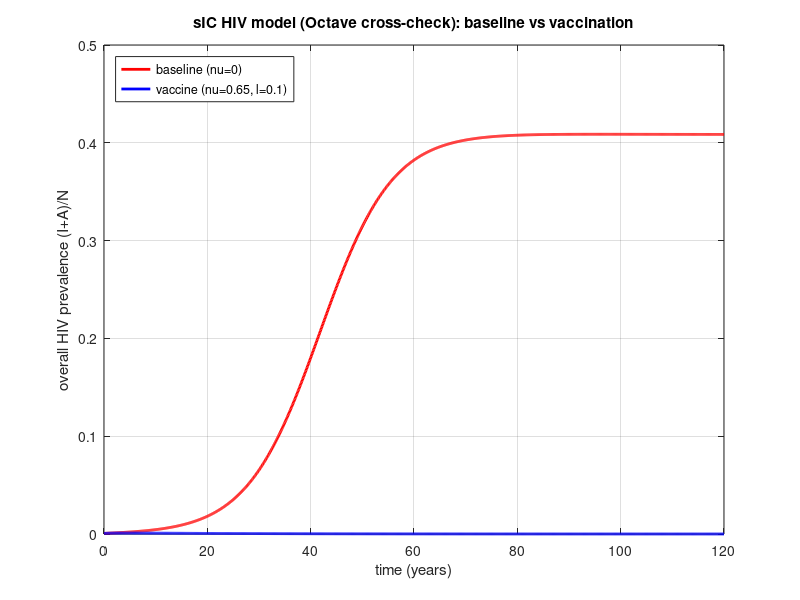

MATLAB code to generate this figure:
% sic_baseline_vaccine.m
% ============================================================================
% Independent GNU Octave cross-check of the Python sIC HIV/AIDS model + vaccine.
%
% Mirrors EXACTLY the Python core in
%   Project/part2_hiv/sic.py
% (Haefner 2005, Modeling Biological Systems 2nd ed., Ch. 15; sIC = simplified
%  Imperial College AIDS model, Eqs 15.5a-f females / 15.7a-f males; force of
%  infection 15.6/15.8; Table 15.2 parameters), extended with a vaccine-
%  Protected compartment P (S -> P -> S take-with-waning).
%
% Modeling choices reproduced verbatim from sic.py:
%   * gamma = 0.1 /yr           (working value -> ~8 yr infectious period,
%                                R0 ~ 2.3, reproduces Fig 15.5; the literal
%                                Table 15.2 gamma=1.16 is sub-threshold).
%   * CONSERVATIVE ageing term xi*A_{.,1} in the AIDS age-2 inflow (NOT the
%                                book's printed xi*I_{.,1}).
%   * FREQUENCY-dependent FOI with P INCLUDED in the partner-pool denominator
%                                (S + I + P, age-2). A (AIDS) excluded.
%   * Cost accumulator V = integral of nu*(S_f2 + S_m2); money = $10 * V.
%   * Seed with INFECTIOUS males I_m2 = 5. The textbook literal seed A_m2 = 5
%                                CANNOT ignite (A excluded from the FOI); this
%                                is documented and demonstrated below.
%
% Runs (i) baseline nu=0 to 120 yr and (ii) vaccination nu=0.65, l=0.1, plots
% overall HIV prevalence for both, prints baseline equilibrium prevalence, and
% confirms vaccination drives prevalence down. Compare against Python:
%     baseline equilibrium prevalence ~ 0.41  (Python: 0.4085, peak 0.4087 @ ~96 yr)
%     vaccine prevalence -> ~0           (Python: ~0.001 peak, 0 at equilibrium)
%     literal A_m2=5-only seed peak     ~ 0.0006 (cannot ignite)
%
% This is an INDEPENDENT re-implementation transcribed from sic.py; it does NOT
% load Python.  Run:   octave sic_baseline_vaccine.m
% ============================================================================
%
% STATE VECTOR LAYOUT (length 15; matches sic.py IDX):
%    1 S_f1   2 S_f2   3 S_m1   4 S_m2
%    5 I_f1   6 I_f2   7 I_m1   8 I_m2
%    9 A_f1  10 A_f2  11 A_m1  12 A_m2
%   13 P_f2  14 P_m2  15 V (cumulative vaccinations, cost accumulator)
% ============================================================================

1;  % script file marker

function main()
  t_end = 120.0;
  tspan = linspace(0, t_end, 1201)';
  lsode_options("relative tolerance", 1e-8);
  lsode_options("absolute tolerance", 1e-10);

  % ---- (i) baseline: nu = 0, seed infectious males I_m2 = 5 ----
  Pb = sic_params();
  Pb.nu = 0.0;
  y0 = sic_initial_conditions(0.0, 5.0);   % seed_A_m2=0, seed_I_m2=5
  Yb = lsode(@(y, t) sic_rhs(y, t, Pb), y0, tspan);
  prev_b = prevalence_overall(Yb);
  [pkb, ib] = max(prev_b);

  % ---- (ii) vaccination: nu = 0.65, l = 0.1, same seed ----
  Pv = sic_params();
  Pv.nu = 0.65;
  Pv.l  = 0.1;
  Yv = lsode(@(y, t) sic_rhs(y, t, Pv), y0, tspan);
  prev_v = prevalence_overall(Yv);
  cumV = Yv(:, 15);                 % cumulative vaccinations
  cost = 10.0 * cumV;              % $10 per vaccination

  % ---- (iii) demonstrate the literal A_m2=5 seed cannot ignite ----
  Pa = sic_params();
  Pa.nu = 0.0;
  y0a = sic_initial_conditions(5.0, 0.0);  % seed_A_m2=5, seed_I_m2=0
  Ya = lsode(@(y, t) sic_rhs(y, t, Pa), y0a, tspan);
  prev_a = prevalence_overall(Ya);

  % ---- Report ----
  printf("\n==== Octave cross-check: sIC HIV model (gamma=0.1) ====\n");
  printf("BASELINE (nu=0, seed I_m2=5):\n");
  printf("  prevalence peak        : %.4f at t = %.1f yr  (Python ~0.4087 @ ~96 yr)\n", pkb, tspan(ib));
  printf("  prevalence equilibrium : %.4f (t=%.0f yr)     (Python ~0.4085)\n", prev_b(end), t_end);
  printf("VACCINATION (nu=0.65, l=0.1):\n");
  printf("  prevalence peak        : %.4f                 (Python ~0.001)\n", max(prev_v));
  printf("  prevalence equilibrium : %.4f (t=%.0f yr)     (Python ~0)\n", prev_v(end), t_end);
  printf("  cumulative vaccinations: %.1f                 (Python ~44484)\n", cumV(end));
  printf("  total cost (USD)       : %.1f                 (Python ~444841)\n", cost(end));
  if prev_v(end) < prev_b(end)
    printf("  => vaccination DRIVES prevalence DOWN (%.4f -> %.4f). CONFIRMED.\n", prev_b(end), prev_v(end));
  else
    printf("  => WARNING: vaccination did not reduce prevalence.\n");
  end
  printf("LITERAL SEED CHECK (A_m2=5 only, no I seed):\n");
  printf("  prevalence peak        : %.6f  (cannot ignite; A excluded from FOI)\n", max(prev_a));
  printf("=======================================================\n\n");

  % ---- Plot overall prevalence, baseline vs vaccine ----
  figure("visible", "off");
  plot(tspan, prev_b, "r-", "linewidth", 2); hold on;
  plot(tspan, prev_v, "b-", "linewidth", 2);
  xlabel("time (years)"); ylabel("overall HIV prevalence (I+A)/N");
  title("sIC HIV model (Octave cross-check): baseline vs vaccination");
  legend("baseline (nu=0)", "vaccine (nu=0.65, l=0.1)", "location", "northwest");
  grid on; ylim([0 0.5]);
  print("sic_baseline_vaccine_octave.png", "-dpng");
  printf("Saved plot: sic_baseline_vaccine_octave.png\n\n");
end

% ===========================================================================
% Parameters -- Table 15.2 (sic.py Params defaults), with gamma overridden to
% the documented working value 0.1 (see sic.py KEY MODELING CHOICES #5 and the
% module docstring). count_p_in_denominator is TRUE (P included in FOI pool).
% ===========================================================================
function P = sic_params()
  P.alpha   = 1.0;       % AIDS extra death rate /yr
  P.beta_fm = 0.075;     % female -> male per-partnership transmission prob
  P.beta_mf = 0.2;       % male -> female per-partnership transmission prob
  P.c       = 2.35;      % new-partner acquisition rate /yr
  P.eta     = 0.5;       % proportion of newborns that are female
  P.gamma   = 0.1;       % progression I -> A /yr  (WORKING value, not 1.16)
  P.mu      = 0.0227;    % natural (non-AIDS) death rate /yr
  P.rho     = 1.0;       % social mixing probability
  P.theta   = 0.2088;    % female fecundity (birth rate) /yr
  P.vartheta= 0.35;      % perinatal (mother->child) transmission prob
  P.xi      = 0.0667;    % ageing rate age1 -> age2 /yr
  P.zeta    = 1.0;       % proportion in the sexual-activity class

  P.nu      = 0.0;       % per-capita vaccination rate of S_{.,2} -> P /yr
  P.l       = 0.1;       % waning rate P -> S /yr

  P.count_p_in_denominator = true;  % P included in FOI partner pool (DEFAULT)
end

% ===========================================================================
% Initial conditions (Table 15.2), matching sic.initial_conditions.
%   S_f1=3000, S_f2=1000, S_m1=3000, S_m2=1000
%   A_m2 = seed_A_m2 (literal book seed=5; cannot ignite)
%   I_m2 = seed_I_m2 (ignition seed)
% ===========================================================================
function y0 = sic_initial_conditions(seed_A_m2, seed_I_m2)
  y0 = zeros(15, 1);
  y0(1) = 3000.0;   % S_f1
  y0(2) = 1000.0;   % S_f2
  y0(3) = 3000.0;   % S_m1
  y0(4) = 1000.0;   % S_m2
  y0(12) = seed_A_m2;  % A_m2
  y0(8)  = seed_I_m2;  % I_m2
end

% ===========================================================================
% Force of infection (Eqs 15.6 / 15.8), frequency-dependent.
%   lambda_Sf2 = c*rho*beta_mf * I_m2 / (S_m2 + I_m2 [+ P_m2])
%   lambda_Sm2 = c*rho*beta_fm * I_f2 / (S_f2 + I_f2 [+ P_f2])
% A (AIDS) excluded; P included by default. Denominator-zero -> lambda = 0.
% ===========================================================================
function [lam_f, lam_m] = forces_of_infection(y, P)
  S_f2 = y(2); S_m2 = y(4);
  I_f2 = y(6); I_m2 = y(8);
  P_f2 = y(13); P_m2 = y(14);

  if P.count_p_in_denominator
    pool_m = S_m2 + I_m2 + P_m2;
    pool_f = S_f2 + I_f2 + P_f2;
  else
    pool_m = S_m2 + I_m2;
    pool_f = S_f2 + I_f2;
  end

  if pool_m > 0.0
    freq_m = I_m2 / pool_m;
  else
    freq_m = 0.0;
  end
  if pool_f > 0.0
    freq_f = I_f2 / pool_f;
  else
    freq_f = 0.0;
  end

  lam_f = P.c * P.rho * P.beta_mf * freq_m;   % hazard for S_f2
  lam_m = P.c * P.rho * P.beta_fm * freq_f;   % hazard for S_m2
end

% ===========================================================================
% Right-hand side: full 15-ODE sIC + vaccination system.
% Signature (y, t) for Octave lsode. Uses the CONSERVATIVE ageing term
% xi*A_{.,1} in the AIDS age-2 equations (not the book's printed xi*I_{.,1}).
% ===========================================================================
function dy = sic_rhs(y, t, P)
  S_f1 = y(1);  S_f2 = y(2);  S_m1 = y(3);  S_m2 = y(4);
  I_f1 = y(5);  I_f2 = y(6);  I_m1 = y(7);  I_m2 = y(8);
  A_f1 = y(9);  A_f2 = y(10); A_m1 = y(11); A_m2 = y(12);
  P_f2 = y(13); P_m2 = y(14);

  [lam_f, lam_m] = forces_of_infection(y, P);

  eta = P.eta; theta = P.theta; zeta = P.zeta; vartheta = P.vartheta;
  mu = P.mu; xi = P.xi; gamma = P.gamma; alpha = P.alpha; nu = P.nu; l = P.l;

  % Reproduction (births from age-2 females only).
  births_S = theta * zeta * (S_f2 + (1.0 - vartheta) * I_f2);
  births_I = theta * zeta * vartheta * I_f2;

  dy = zeros(15, 1);

  % ---------------- FEMALES (15.5a-f, conservative) ----------------
  dy(1)  = eta * births_S - mu * S_f1 - xi * S_f1;                     % S_f1
  dy(2)  = xi * S_f1 - (lam_f + mu + nu) * S_f2 + l * P_f2;            % S_f2
  dy(5)  = eta * births_I - (mu + xi) * I_f1 - gamma * I_f1;           % I_f1
  dy(6)  = lam_f * S_f2 - (mu + gamma) * I_f2 + xi * I_f1;             % I_f2
  dy(9)  = gamma * I_f1 - (mu + xi + alpha) * A_f1;                    % A_f1
  dy(10) = gamma * I_f2 + xi * A_f1 - (mu + alpha) * A_f2;             % A_f2 (xi*A_f1)
  dy(13) = nu * S_f2 - (l + mu) * P_f2;                               % P_f2

  % ---------------- MALES (15.7a-f, conservative) ----------------
  dy(3)  = (1.0 - eta) * births_S - (mu + xi) * S_m1;                  % S_m1
  dy(4)  = xi * S_m1 - (lam_m + mu + nu) * S_m2 + l * P_m2;            % S_m2
  dy(7)  = (1.0 - eta) * births_I - (mu + xi) * I_m1 - gamma * I_m1;   % I_m1
  dy(8)  = lam_m * S_m2 - (mu + gamma) * I_m2 + xi * I_m1;             % I_m2
  dy(11) = gamma * I_m1 - (mu + xi + alpha) * A_m1;                    % A_m1
  dy(12) = gamma * I_m2 + xi * A_m1 - (mu + alpha) * A_m2;             % A_m2 (xi*A_m1)
  dy(14) = nu * S_m2 - (l + mu) * P_m2;                               % P_m2

  % ---------------- COST ACCUMULATOR ----------------
  dy(15) = nu * (S_f2 + S_m2);     % V = integral of nu*(S_f2+S_m2)
end

% ===========================================================================
% Overall prevalence = (all I + all A) / (all living people), V excluded.
% Y is (15 x n) from lsode (each ROW is a state across time? no: lsode returns
% n x 15, time down rows). We accept Y as (n x 15) and operate column-wise.
% ===========================================================================
function prev = prevalence_overall(Y)
  % Y is (n_times x 15) as returned by Octave's lsode.
  living_idx = [1 2 3 4 5 6 7 8 9 10 11 12 13 14];  % all except V (15)
  infected_idx = [5 6 7 8 9 10 11 12];              % I_* and A_*
  N = sum(Y(:, living_idx), 2);
  withvirus = sum(Y(:, infected_idx), 2);
  prev = zeros(size(N));
  nz = N > 0;
  prev(nz) = withvirus(nz) ./ N(nz);
end

% ---- run ----
main();
